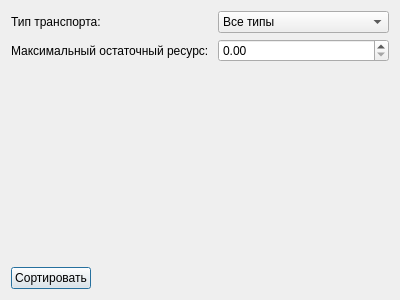
<?xml version="1.0" encoding="UTF-8"?>
<ui version="4.0">
 <class>SortTransport</class>
 <widget class="QDialog" name="SortTransport">
  <property name="geometry">
   <rect>
    <x>0</x>
    <y>0</y>
    <width>400</width>
    <height>300</height>
   </rect>
  </property>
  <property name="windowTitle">
   <string>Сортировка</string>
  </property>
  <layout class="QFormLayout" name="formLayout">
   <item row="0" column="0">
    <widget class="QLabel" name="label">
     <property name="text">
      <string>Тип транспорта:</string>
     </property>
    </widget>
   </item>
   <item row="1" column="0">
    <widget class="QLabel" name="label_2">
     <property name="text">
      <string>Максимальный остаточный ресурс: </string>
     </property>
    </widget>
   </item>
   <item row="2" column="0">
    <spacer name="verticalSpacer">
     <property name="orientation">
      <enum>Qt::Vertical</enum>
     </property>
     <property name="sizeHint" stdset="0">
      <size>
       <width>20</width>
       <height>40</height>
      </size>
     </property>
    </spacer>
   </item>
   <item row="3" column="0">
    <widget class="QPushButton" name="pushButton">
     <property name="text">
      <string>Сортировать</string>
     </property>
    </widget>
   </item>
   <item row="0" column="1">
    <widget class="QComboBox" name="comboBox_sort_type">
     <item>
      <property name="text">
       <string>Все типы</string>
      </property>
     </item>
     <item>
      <property name="text">
       <string>Трактор</string>
      </property>
     </item>
     <item>
      <property name="text">
       <string>Автобус</string>
      </property>
     </item>
     <item>
      <property name="text">
       <string>Грузовой автомобиль</string>
      </property>
     </item>
    </widget>
   </item>
   <item row="1" column="1">
    <widget class="QDoubleSpinBox" name="doubleSpinBox_max">
     <property name="maximum">
      <double>100000000.000000000000000</double>
     </property>
    </widget>
   </item>
  </layout>
 </widget>
 <resources/>
 <connections/>
</ui>
